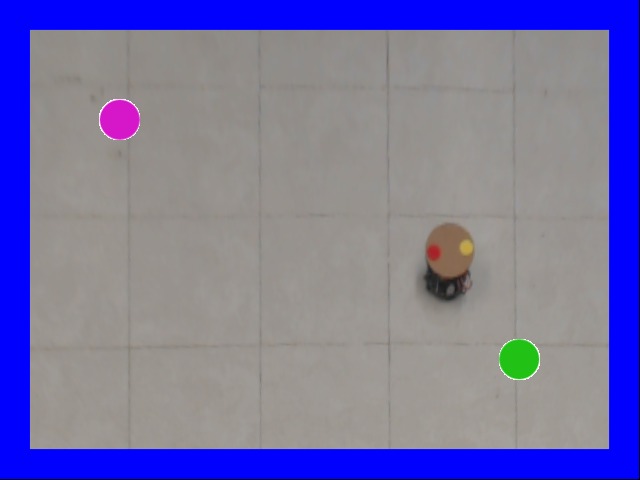
#> input picture prueba3.png, 640 x 480 px
$ python pruebarojo.py
#> lines starting #> are read from the running program, lines starting #| are printed output that depends on the picture; after the words box and inside, x2 and y2 are one past the last pixel; in counts of white or black regions, pixels touching at a corner belong together
#> further down, imagen is the input picture: shape (480, 640, 3); mean B, G, R 164.6, 115.4, 119.1
### miejemplo2.py

#!/usr/bin/env python
# -*- coding: utf-8 -*-

import numpy as np
import cv2
import math
from angulo import *
import time
def sumarMatriz (matriz):
	suma = 0
	dim1, dim2 = matriz.shape
	for i in range (0,dim1):
	    for j in range (0,dim2):
			suma = suma + matriz[i][j]
			if suma>=1:
				return 1
	return suma
def calculaAngulo(imagen):

	bandera = 1
	yc = 0
	xc = 0
	suma = 0
	mensaje = 'No encontre '
	final2 = imagen.copy()
	imSz = imagen.shape
#> imSz = (480, 640, 3)
	hsv = cv2.cvtColor(imagen, cv2.COLOR_BGR2HSV)
#> hsv: shape (480, 640, 3); mean H, S, V 38.2, 66.3, 172.3

	rojo_bajos = np.array([168,100,100])
	rojo_altos = np.array([188,255,255])

	amarillo_bajos = np.array([20,100,100])
	amarillo_altos = np.array([40,255,255])

	azul_bajos = np.array([110,100,100])
	azul_altos = np.array([130,255,255])

	magenta_bajos = np.array([140,100,100])
	magenta_altos = np.array([160,255,255])

	rojomask = cv2.inRange(hsv, rojo_bajos, rojo_altos)
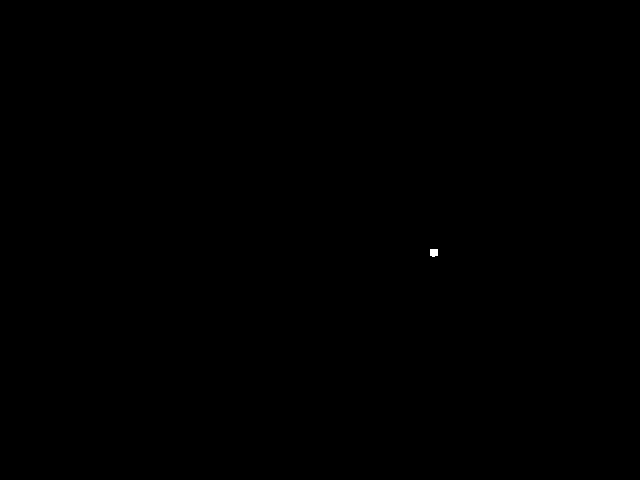
#> rojomask: shape (480, 640); 0.02% white; 1 white region, box (x1, y1, x2, y2) and area: (430, 249, 438, 257) 59
	amarillomask = cv2.inRange(hsv, amarillo_bajos, amarillo_altos)
#> amarillomask: shape (480, 640); 0.06% white; 1 white region, box (x1, y1, x2, y2) and area: (460, 238, 474, 255) 183
	azulmask = cv2.inRange(hsv, azul_bajos, azul_altos)
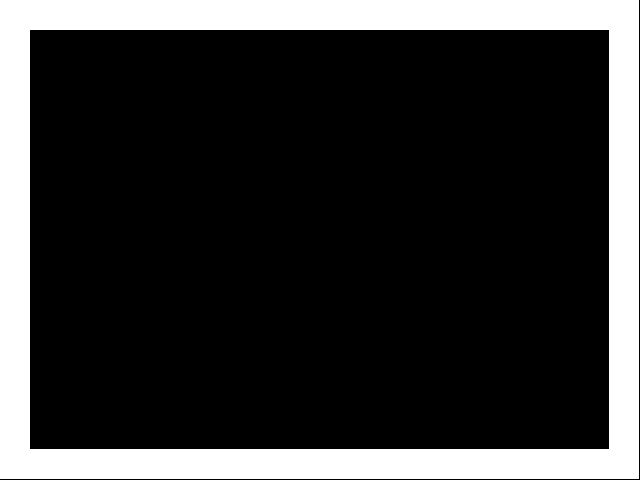
#> azulmask: shape (480, 640); 20.7% white; 1 white region, box (x1, y1, x2, y2) and area: (0, 0, 639, 479) 63480
	magentamask = cv2.inRange(hsv, magenta_bajos, magenta_altos)
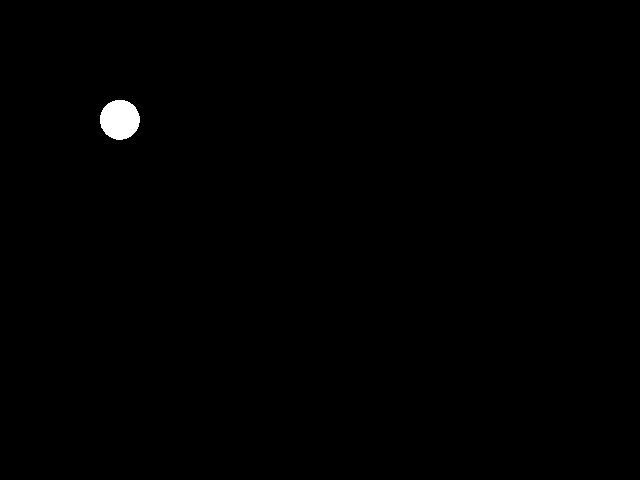
#> magentamask: shape (480, 640); 0.41% white; 1 white region

	ret,thresh = cv2.threshold(rojomask,127,255,0)
	contours,hierarchy = cv2.findContours(thresh, 1, 2)
#> contours = 1 item

	if len(contours) != 0:
		cnt = contours[0]
#> cnt = [[430, 249], [430, 255], [431, 255], [432, 256], [434, 256], [435, 255], [437, 255], [437, 249]]
		(xr,yr),radius = cv2.minEnclosingCircle(cnt)
#> xr = 433.5; yr = 252; radius = 4.61
		cv2.rectangle(imagen, (int(xr), int(yr)), (int(xr)+2, int(yr)+2),(0,0,255), 2)
#> imagen: shape (480, 640, 3); 0.01% of pixels changed, all inside (x1, y1, x2, y2) = (432, 251, 437, 256)
	else:
		bandera = 0
		mensaje = mensaje + 'rojo '

	ret,thresh = cv2.threshold(amarillomask,127,255,0)
	contours,hierarchy = cv2.findContours(thresh, 1, 2)
#> contours = 1 contour; box (x1, y1, x2, y2) and area: (460, 238, 474, 255) 160

	if len(contours) != 0:
		cnt = contours[0]
#> cnt = contour of 21 points, box (x1, y1, x2, y2) (460, 238, 474, 255), area 160
		(xa,ya),radius = cv2.minEnclosingCircle(cnt)
#> xa = 466.1; ya = 246.2; radius = 8.41
		cv2.rectangle(imagen, (int(xa), int(ya)), (int(xa)+2, int(ya)+2),(0,0,255), 2)
#> imagen: shape (480, 640, 3); mean B, G, R 164.5, 115.4, 119.1
	else:
		bandera = 0
		mensaje = mensaje + 'amarillo '

	if bandera == 1:
		xc = (xr+xa)/2
#> xc = 449.8
		yc = (yr+ya)/2
#> yc = 249.1
		cv2.rectangle(imagen, (int(xc), int(yc)), (int(xc)+2, int(yc)+2),(0,0,255), 2)
#> imagen: shape (480, 640, 3); mean B, G, R 164.5, 115.4, 119.1

	ret,thresh = cv2.threshold(magentamask,127,255,0)
	contours,hierarchy = cv2.findContours(thresh, 1, 2)
#> contours = 1 contour; box (x1, y1, x2, y2) and area: (100, 100, 140, 140) 1196

	if len(contours) != 0:
		cnt = contours[0]
#> cnt = contour of 60 points, box (x1, y1, x2, y2) (100, 100, 140, 140), area 1196
		(xm,ym),radius = cv2.minEnclosingCircle(cnt)
#> xm = 119.4; ym = 119.4; radius = 19.93
		cv2.rectangle(imagen, (int(xm), int(ym)), (int(xm)+2, int(ym)+2),(0,0,255), 2)
#> imagen: shape (480, 640, 3); mean B, G, R 164.5, 115.4, 119.1
		dim1, dim2,dim3 = imagen.shape
#> dim1 = 480; dim2 = 640; dim3 = 3
		#fondo = np.zeros((dim1,dim2))
		fondo = 0*imagen
#> fondo: shape (480, 640, 3); every value is 0
		cv2.line(fondo,(int(xm),int(ym)),(int(xc),int(yc)),(0,255,0),2)
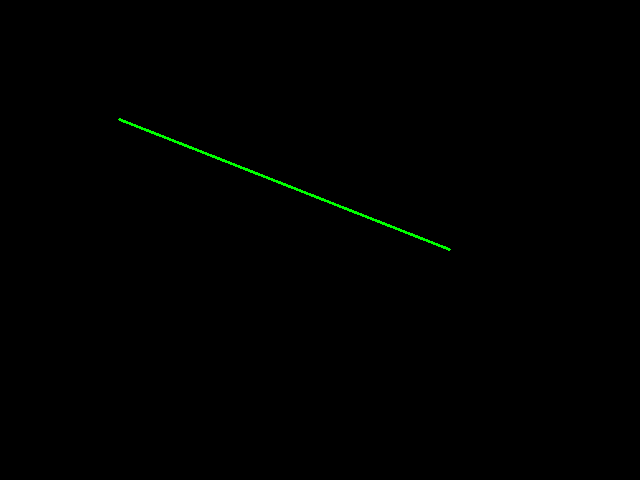
#> fondo: shape (480, 640, 3); mean B, G, R 0, 0.8, 0
		cv2.imshow('Linea',fondo)

		suma = sumarMatriz(np.multiply(fondo[:,:,1],azulmask))
#> after the loop in sumarMatriz, `for i in range (0,dim1):`: suma = 0
#> suma = 0
		#print suma
	else:
		bandera = 0
		mensaje = mensaje + 'magenta '
	if bandera == 1:
		yr=imSz[0]-yr
#> yr = 228
		ya=imSz[0]-ya
#> ya = 233.8
		yc=imSz[0]-yc
#> yc = 230.9
		ym=imSz[0]-ym
#> ym = 360.6

		vectorcarro=[xr-xa,yr-ya]
#> vectorcarro = [-32.61, -5.81]
		vectordestino=[xm-xc,ym-yc]
#> vectordestino = [-330.4, 129.7]

		angulocarro = angulo(vectorcarro[1],vectorcarro[0])
#> angulocarro = 190.1
		angulodestino = angulo(vectordestino[1],vectordestino[0])
#> angulodestino = 158.6
		angulodesv = angulocarro - angulodestino
#> angulodesv = 31.54
		if angulodesv > 180:
				angulodesv = angulodesv - 360
		if angulodesv < -180:
				angulodesv = 360 + angulodesv

		d = np.sqrt((xm-xc)**2 + (ym-yc)**2)
#> d = 355

		return angulodesv,d,bandera,suma
	else:
		print mensaje
		return 0,0,bandera,-1

### angulo.py
#!/usr/bin/env python
# -*- coding: utf-8 -*-

import math

def angulo(y,x):

	if y == 0:
		if x > 0:
			tetha = 0
		else:
			tetha = 180
	else:
		if y > 0:
			if x == 0:
				tetha = 90
			else:
				if x > 0:
					tetha = math.degrees(math.atan(y/x))
				else:
					tetha = math.degrees(math.atan(y/x)) + 180
		else:
			if x == 0:
				tetha = 270
			else:
				if x > 0:
					tetha = math.degrees(math.atan(y/x))+360
				else:
					tetha = math.degrees(math.atan(y/x))+180

	return tetha

### pruebarojo.py
#! /usr/bin/env python
#encoding: utf-8

import numpy as np
import cv2
import math
from angulo import *
from miejemplo2 import *

imagen = cv2.imread('prueba3.png')

#> (the run stopped early here; a loop or call above may not have finished)

$ run again, with prueba2.png copied over prueba3.png
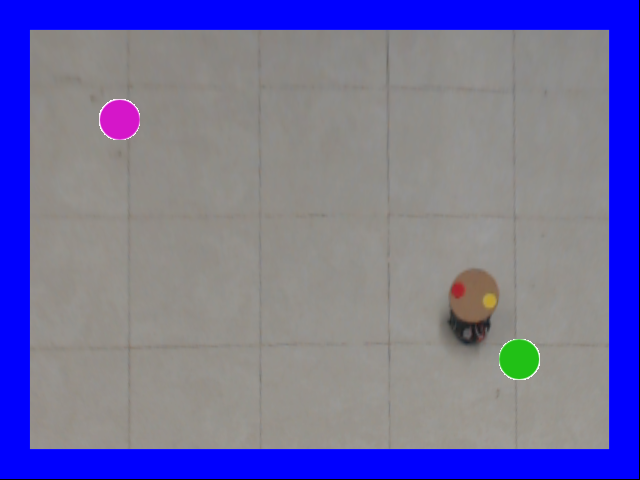
#> input picture prueba2.png, 640 x 480 px
#> imagen is the input picture: shape (480, 640, 3); mean B, G, R 160.5, 111.8, 114.6
#> hsv: shape (480, 640, 3); mean H, S, V 40.6, 66.2, 167.9
#> rojomask: shape (480, 640); 0.03% white; 1 white region, box (x1, y1, x2, y2) and area: (452, 285, 463, 295) 85
#> amarillomask: shape (480, 640); 0.06% white; 1 white region, box (x1, y1, x2, y2) and area: (482, 292, 498, 309) 193
#> azulmask: shape (480, 640); 20.7% white; 1 white region, box (x1, y1, x2, y2) and area: (0, 0, 639, 479) 63480
#> magentamask: shape (480, 640); 0.41% white; 1 white region
#> in calculaAngulo, `contours,hierarchy = cv2.findContours(thresh, 1, 2)`: contours = 1 contour; box (x1, y1, x2, y2) and area: (452, 285, 463, 295) 70
#> in calculaAngulo, `cnt = contours[0]`: cnt = contour of 17 points, box (x1, y1, x2, y2) (452, 285, 463, 295), area 70
#> in calculaAngulo, `(xr,yr),radius = cv2.minEnclosingCircle(cnt)`: xr = 457.2; yr = 289.4; radius = 5.4
#> in calculaAngulo, `contours,hierarchy = cv2.findContours(thresh, 1, 2)`: contours = 1 contour; box (x1, y1, x2, y2) and area: (482, 292, 498, 309) 168
#> in calculaAngulo, `cnt = contours[0]`: cnt = contour of 27 points, box (x1, y1, x2, y2) (482, 292, 498, 309), area 168
#> in calculaAngulo, `(xa,ya),radius = cv2.minEnclosingCircle(cnt)`: xa = 489.4; ya = 300.3; radius = 8.42
#> xc = 473.3
#> in calculaAngulo, `yc = (yr+ya)/2`: yc = 294.9
#> in calculaAngulo, `contours,hierarchy = cv2.findContours(thresh, 1, 2)`: contours = 1 contour; box (x1, y1, x2, y2) and area: (100, 100, 140, 140) 1196
#> in calculaAngulo, `cnt = contours[0]`: cnt = contour of 60 points, box (x1, y1, x2, y2) (100, 100, 140, 140), area 1196
#> in calculaAngulo, `(xm,ym),radius = cv2.minEnclosingCircle(cnt)`: xm = 119.4; radius = 19.93
#> in calculaAngulo, `cv2.line(fondo,(int(xm),int(ym)),(int(xc),int(yc)),(0,255,0),2)`:
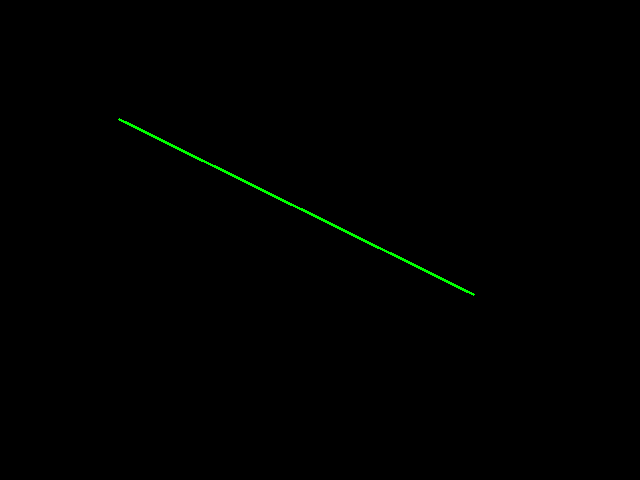
#> fondo: shape (480, 640, 3); mean B, G, R 0, 0.9, 0
#> after the loop in sumarMatriz, `for i in range (0,dim1):`: suma = 0
#> in calculaAngulo, `yr=imSz[0]-yr`: yr = 190.6
#> in calculaAngulo, `ya=imSz[0]-ya`: ya = 179.7
#> in calculaAngulo, `yc=imSz[0]-yc`: yc = 185.1
#> in calculaAngulo, `ym=imSz[0]-ym`: ym = 360.6
#> vectorcarro = [-32.25, 10.9]
#> vectordestino = [-353.9, 175.5]
#> angulocarro = 161.3
#> angulodestino = 153.6
#> angulodesv = 7.7
#> d = 395
